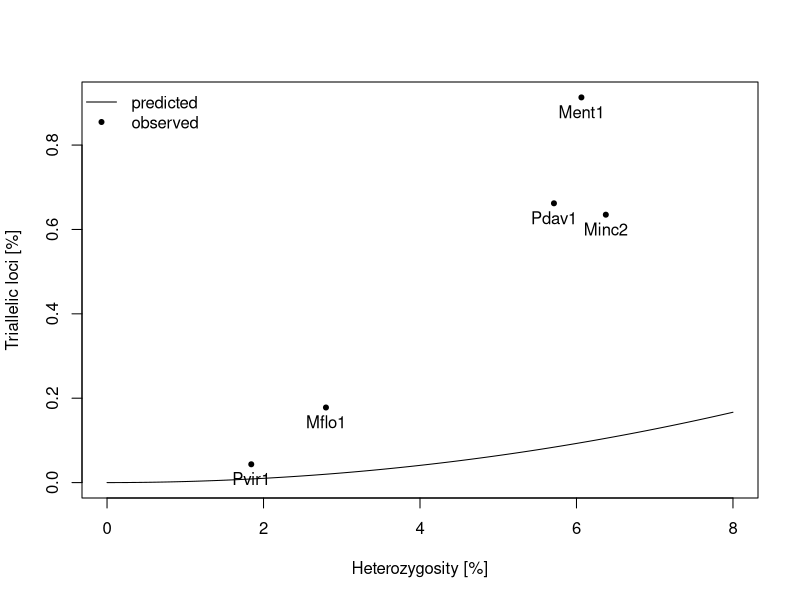

This figure's R source:
# the naive expectation is that
# AB - AB * BC + BC = est_heterozygosity (which is the measured heterozygosty)
# B is the reference, A and C are alt genome copies and AB * BC is A * C distance, the random overlap
# AB (1 - BC) + BC = est_heterozygosity
# AB = (est_heterozygosity - BC) / (1 - BC)
## AB = BC (the most extreme case - equdistant)
# AB (2 - AB) = est_heterozygosity

get_exp_triallelic <- function(est_heterozygosity){
    # 2*x - x^2 = est_heterozygosity
    # x^2 - 2*x - est_heterozygosity = 0
    100 * ((1 - sqrt(1 - (est_heterozygosity / 100)))^2)
}

triploids <- read.table('tables/triploid_heterozygosity.tsv', header = T, stringsAsFactors=F)
observed_het <- (triploids$AAB + triploids$ABC)
naively_expected_trial <- sapply(observed_het, get_exp_triallelic)

# plot(triploids$ABC ~ naively_expected_ABC, xlim = c(0,1), ylim = c(0,1), pch = 20)
# text(naively_expected_ABC, triploids$ABC, triploids$code, pos = 1)
# lines(c(0,1),c(0,1))

total_heterozygosities <- seq(0, 8, len = 100)
triallelic_exp <- sapply(total_heterozygosities, get_exp_triallelic)

# tiff("figures/supp_fig4_expected_triallelic.tiff", width = 800, height = 600, 'px', res = 100, compression = 'rle')
pdf("figures/SM_Figure_4_expected_triallelic.pdf", width = 8, height = 6)

plot(triallelic_exp ~ total_heterozygosities,
     xlab = 'Heterozygosity [%]',
     ylab = 'Triallelic loci [%]', ylim = c(0, max(triploids$ABC)),
     type = 'l')
# points(observed_het, naively_expected_trial, pch = 20)
points(observed_het, triploids$ABC, pch = 20)
text(observed_het, triploids$ABC, triploids$code, pos = 1)

legend('topleft', bty = 'n', pch = c(NA, 20), lty = c(1, NA), c('predicted', 'observed'))
# text(total_heterozygosities[70], 0, 'predicted % of triallelic loci', pos = 3   )

dev.off()

######
# SIMULATION VERIFICATION
######

# genome_size = 10000
#
# generate_derived_haplotype <- function(ancestor, genome_size, mutaion_p){
#     muts <- rpois(1, round(mutaion_p * genome_size))
#     mut_locations <- round(runif(muts, 1, genome_size))
#     derived_seq <- ancestor
#     for (pos in mut_locations){
#         derived_seq[pos] <- sample(c('A', 'C', 'T', 'G'), 1)
#     }
#     derived_seq
# }
#
# calculate_divergence <- function(mutaion_p){
#     ancestor <- sample(c('A', 'C', 'T', 'G'), size = genome_size, replace = T)
#
#     h1 <- generate_derived_haplotype(ancestor, genome_size, mutaion_p)
#     h2 <- generate_derived_haplotype(ancestor, genome_size, mutaion_p)
#     h3 <- generate_derived_haplotype(ancestor, genome_size, mutaion_p)
#
#     AB_dis = sum(h1 != h2)
#     BC_dis = sum(h2 != h3)
#     AC_dis = sum(h1 != h3)
#
#     triallelic = sum(h1 != h2 & h2 != h3 & h1 != h3)
#     het = sum(((h1 != h2) + (h2 != h3) + (h1 != h3)) > 1)
#
#     c(mutaion_p, c(het, triallelic, AB_dis, BC_dis, AC_dis) / genome_size)
# }
#
# make_replicates <- function(mutaion_p, replicates){
#     results_mat <- sapply(rep(mutaion_p, replicates), calculate_divergence)
#     apply(results_mat, 1, median)
# }
#
# muts_to_simulate <- c(seq(0.001,0.01, by = 0.002),
#                       seq(0.01,0.04, by = 0.005),
#                       seq(0.05,0.3, by = 0.05))
# summary_per_mutation_rate <- as.data.frame(t(sapply(, make_replicates, 200)))
# colnames(summary_per_mutation_rate) <- c('mutation_p', 'het', 'triallelic', 'AB_dis', 'BC_dis', 'AC_dis')
#
# more_data <- as.data.frame(t(sapply(seq(0.01,0.04, by = 0.01), make_replicates, 200)))
# colnames(more_data) <- c('mutation_p', 'het', 'triallelic', 'AB_dis', 'BC_dis', 'AC_dis')
#
# summary_per_mutation_rate <- rbind(more_data, summary_per_mutation_rate)
#
# more_data <- as.data.frame(t(sapply(, make_replicates, 200)))
# colnames(more_data) <- c('mutation_p', 'het', 'triallelic', 'AB_dis', 'BC_dis', 'AC_dis')
#
#
# plot(c(sapply(heter, get_half)^2) ~ heter, type = 'l', col = 'green', xlab = 'heterozygosity [%]', ylab = 'naively expected overlap [%]', xlim = c(0, 0.1))
# points(summary_per_mutation_rate$het, summary_per_mutation_rate$triallelic, pch = 20)
